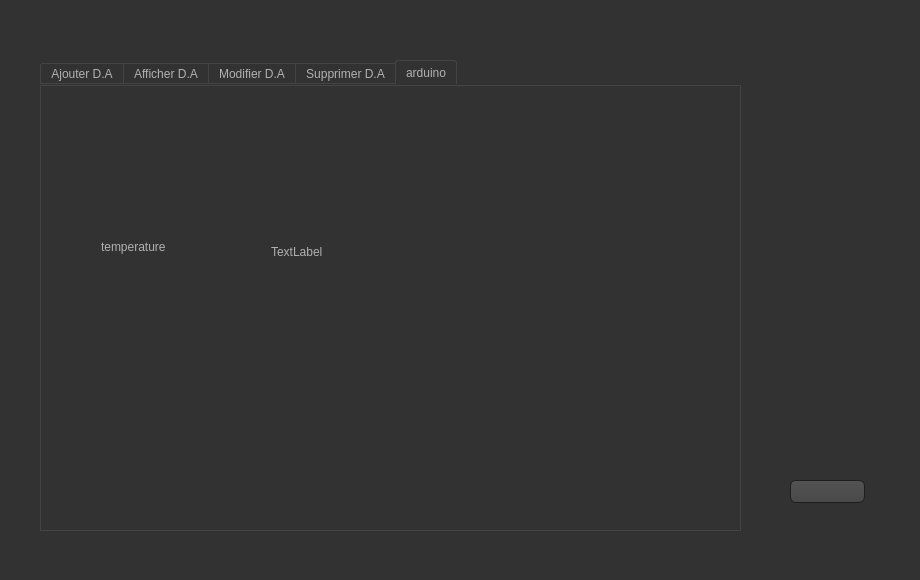
<?xml version="1.0" encoding="UTF-8"?>
<ui version="4.0">
 <class>Crud_demande</class>
 <widget class="QDialog" name="Crud_demande">
  <property name="geometry">
   <rect>
    <x>0</x>
    <y>0</y>
    <width>920</width>
    <height>580</height>
   </rect>
  </property>
  <property name="windowTitle">
   <string>Dialog</string>
  </property>
  <property name="styleSheet">
   <string notr="true">

QWidget
{
    color: #b1b1b1;
    background-color: #323232;
}

QWidget:item:hover
{
    background-color: QLinearGradient( x1: 0, y1: 0, x2: 0, y2: 1, stop: 0 #ffa02f, stop: 1 #ca0619);
    color: #000000;
}

QWidget:item:selected
{
    background-color: QLinearGradient( x1: 0, y1: 0, x2: 0, y2: 1, stop: 0 #ffa02f, stop: 1 #d7801a);
}

QMenuBar::item
{
    background: transparent;
}

QMenuBar::item:selected
{
    background: transparent;
    border: 1px solid #ffaa00;
}

QMenuBar::item:pressed
{
    background: #444;
    border: 1px solid #000;
    background-color: QLinearGradient(
        x1:0, y1:0,
        x2:0, y2:1,
        stop:1 #212121,
        stop:0.4 #343434/*,
        stop:0.2 #343434,
        stop:0.1 #ffaa00*/
    );
    margin-bottom:-1px;
    padding-bottom:1px;
}

QMenu
{
    border: 1px solid #000;
}

QMenu::item
{
    padding: 2px 20px 2px 20px;
}

QMenu::item:selected
{
    color: #000000;
}

QWidget:disabled
{
    color: #404040;
    background-color: #323232;
}

QAbstractItemView
{
    background-color: QLinearGradient( x1: 0, y1: 0, x2: 0, y2: 1, stop: 0 #4d4d4d, stop: 0.1 #646464, stop: 1 #5d5d5d);
}

QWidget:focus
{
    /*border: 2px solid QLinearGradient( x1: 0, y1: 0, x2: 0, y2: 1, stop: 0 #ffa02f, stop: 1 #d7801a);*/
}

QLineEdit
{
    background-color: QLinearGradient( x1: 0, y1: 0, x2: 0, y2: 1, stop: 0 #4d4d4d, stop: 0 #646464, stop: 1 #5d5d5d);
    padding: 1px;
    border-style: solid;
    border: 1px solid #1e1e1e;
    border-radius: 5;
}

QPushButton
{
    color: #b1b1b1;
    background-color: QLinearGradient( x1: 0, y1: 0, x2: 0, y2: 1, stop: 0 #565656, stop: 0.1 #525252, stop: 0.5 #4e4e4e, stop: 0.9 #4a4a4a, stop: 1 #464646);
    border-width: 1px;
    border-color: #1e1e1e;
    border-style: solid;
    border-radius: 6;
    padding: 3px;
    font-size: 12px;
    padding-left: 5px;
    padding-right: 5px;
}

QPushButton:pressed
{
    background-color: QLinearGradient( x1: 0, y1: 0, x2: 0, y2: 1, stop: 0 #2d2d2d, stop: 0.1 #2b2b2b, stop: 0.5 #292929, stop: 0.9 #282828, stop: 1 #252525);
}

QComboBox
{
    selection-background-color: #ffaa00;
    background-color: QLinearGradient( x1: 0, y1: 0, x2: 0, y2: 1, stop: 0 #565656, stop: 0.1 #525252, stop: 0.5 #4e4e4e, stop: 0.9 #4a4a4a, stop: 1 #464646);
    border-style: solid;
    border: 1px solid #1e1e1e;
    border-radius: 5;
}

QComboBox:hover,QPushButton:hover
{
    border: 2px solid QLinearGradient( x1: 0, y1: 0, x2: 0, y2: 1, stop: 0 #ffa02f, stop: 1 #d7801a);
}


QComboBox:on
{
    padding-top: 3px;
    padding-left: 4px;
    background-color: QLinearGradient( x1: 0, y1: 0, x2: 0, y2: 1, stop: 0 #2d2d2d, stop: 0.1 #2b2b2b, stop: 0.5 #292929, stop: 0.9 #282828, stop: 1 #252525);
    selection-background-color: #ffaa00;
}

QComboBox QAbstractItemView
{
    border: 2px solid darkgray;
    selection-background-color: QLinearGradient( x1: 0, y1: 0, x2: 0, y2: 1, stop: 0 #ffa02f, stop: 1 #d7801a);
}

QComboBox::drop-down
{
     subcontrol-origin: padding;
     subcontrol-position: top right;
     width: 15px;

     border-left-width: 0px;
     border-left-color: darkgray;
     border-left-style: solid; /* just a single line */
     border-top-right-radius: 3px; /* same radius as the QComboBox */
     border-bottom-right-radius: 3px;
 }

QComboBox::down-arrow
{
     image: url(:/down_arrow.png);
}

QGroupBox:focus
{
border: 2px solid QLinearGradient( x1: 0, y1: 0, x2: 0, y2: 1, stop: 0 #ffa02f, stop: 1 #d7801a);
}

QTextEdit:focus
{
    border: 2px solid QLinearGradient( x1: 0, y1: 0, x2: 0, y2: 1, stop: 0 #ffa02f, stop: 1 #d7801a);
}

QScrollBar:horizontal {
     border: 1px solid #222222;
     background: QLinearGradient( x1: 0, y1: 0, x2: 0, y2: 1, stop: 0.0 #121212, stop: 0.2 #282828, stop: 1 #484848);
     height: 7px;
     margin: 0px 16px 0 16px;
}

QScrollBar::handle:horizontal
{
      background: QLinearGradient( x1: 0, y1: 0, x2: 1, y2: 0, stop: 0 #ffa02f, stop: 0.5 #d7801a, stop: 1 #ffa02f);
      min-height: 20px;
      border-radius: 2px;
}

QScrollBar::add-line:horizontal {
      border: 1px solid #1b1b19;
      border-radius: 2px;
      background: QLinearGradient( x1: 0, y1: 0, x2: 1, y2: 0, stop: 0 #ffa02f, stop: 1 #d7801a);
      width: 14px;
      subcontrol-position: right;
      subcontrol-origin: margin;
}

QScrollBar::sub-line:horizontal {
      border: 1px solid #1b1b19;
      border-radius: 2px;
      background: QLinearGradient( x1: 0, y1: 0, x2: 1, y2: 0, stop: 0 #ffa02f, stop: 1 #d7801a);
      width: 14px;
     subcontrol-position: left;
     subcontrol-origin: margin;
}

QScrollBar::right-arrow:horizontal, QScrollBar::left-arrow:horizontal
{
      border: 1px solid black;
      width: 1px;
      height: 1px;
      background: white;
}

QScrollBar::add-page:horizontal, QScrollBar::sub-page:horizontal
{
      background: none;
}

QScrollBar:vertical
{
      background: QLinearGradient( x1: 0, y1: 0, x2: 1, y2: 0, stop: 0.0 #121212, stop: 0.2 #282828, stop: 1 #484848);
      width: 7px;
      margin: 16px 0 16px 0;
      border: 1px solid #222222;
}

QScrollBar::handle:vertical
{
      background: QLinearGradient( x1: 0, y1: 0, x2: 0, y2: 1, stop: 0 #ffa02f, stop: 0.5 #d7801a, stop: 1 #ffa02f);
      min-height: 20px;
      border-radius: 2px;
}

QScrollBar::add-line:vertical
{
      border: 1px solid #1b1b19;
      border-radius: 2px;
      background: QLinearGradient( x1: 0, y1: 0, x2: 0, y2: 1, stop: 0 #ffa02f, stop: 1 #d7801a);
      height: 14px;
      subcontrol-position: bottom;
      subcontrol-origin: margin;
}

QScrollBar::sub-line:vertical
{
      border: 1px solid #1b1b19;
      border-radius: 2px;
      background: QLinearGradient( x1: 0, y1: 0, x2: 0, y2: 1, stop: 0 #d7801a, stop: 1 #ffa02f);
      height: 14px;
      subcontrol-position: top;
      subcontrol-origin: margin;
}

QScrollBar::up-arrow:vertical, QScrollBar::down-arrow:vertical
{
      border: 1px solid black;
      width: 1px;
      height: 1px;
      background: white;
}


QScrollBar::add-page:vertical, QScrollBar::sub-page:vertical
{
      background: none;
}

QTextEdit
{
    background-color: #242424;
}

QPlainTextEdit
{
    background-color: #242424;
}

QHeaderView::section
{
    background-color: QLinearGradient(x1:0, y1:0, x2:0, y2:1, stop:0 #616161, stop: 0.5 #505050, stop: 0.6 #434343, stop:1 #656565);
    color: white;
    padding-left: 4px;
    border: 1px solid #6c6c6c;
}

QCheckBox:disabled
{
color: #414141;
}

QDockWidget::title
{
    text-align: center;
    spacing: 3px; /* spacing between items in the tool bar */
    background-color: QLinearGradient(x1:0, y1:0, x2:0, y2:1, stop:0 #323232, stop: 0.5 #242424, stop:1 #323232);
}

QDockWidget::close-button, QDockWidget::float-button
{
    text-align: center;
    spacing: 1px; /* spacing between items in the tool bar */
    background-color: QLinearGradient(x1:0, y1:0, x2:0, y2:1, stop:0 #323232, stop: 0.5 #242424, stop:1 #323232);
}

QDockWidget::close-button:hover, QDockWidget::float-button:hover
{
    background: #242424;
}

QDockWidget::close-button:pressed, QDockWidget::float-button:pressed
{
    padding: 1px -1px -1px 1px;
}

QMainWindow::separator
{
    background-color: QLinearGradient(x1:0, y1:0, x2:0, y2:1, stop:0 #161616, stop: 0.5 #151515, stop: 0.6 #212121, stop:1 #343434);
    color: white;
    padding-left: 4px;
    border: 1px solid #4c4c4c;
    spacing: 3px; /* spacing between items in the tool bar */
}

QMainWindow::separator:hover
{

    background-color: QLinearGradient(x1:0, y1:0, x2:0, y2:1, stop:0 #d7801a, stop:0.5 #b56c17 stop:1 #ffa02f);
    color: white;
    padding-left: 4px;
    border: 1px solid #6c6c6c;
    spacing: 3px; /* spacing between items in the tool bar */
}

QToolBar::handle
{
     spacing: 3px; /* spacing between items in the tool bar */
     background: url(:/images/handle.png);
}

QMenu::separator
{
    height: 2px;
    background-color: QLinearGradient(x1:0, y1:0, x2:0, y2:1, stop:0 #161616, stop: 0.5 #151515, stop: 0.6 #212121, stop:1 #343434);
    color: white;
    padding-left: 4px;
    margin-left: 10px;
    margin-right: 5px;
}

QProgressBar
{
    border: 2px solid grey;
    border-radius: 5px;
    text-align: center;
}

QProgressBar::chunk
{
    background-color: #d7801a;
    width: 2.15px;
    margin: 0.5px;
}

QTabBar::tab {
    color: #b1b1b1;
    border: 1px solid #444;
    border-bottom-style: none;
    background-color: #323232;
    padding-left: 10px;
    padding-right: 10px;
    padding-top: 3px;
    padding-bottom: 2px;
    margin-right: -1px;
}

QTabWidget::pane {
    border: 1px solid #444;
    top: 1px;
}

QTabBar::tab:last
{
    margin-right: 0; /* the last selected tab has nothing to overlap with on the right */
    border-top-right-radius: 3px;
}

QTabBar::tab:first:!selected
{
 margin-left: 0px; /* the last selected tab has nothing to overlap with on the right */


    border-top-left-radius: 3px;
}

QTabBar::tab:!selected
{
    color: #b1b1b1;
    border-bottom-style: solid;
    margin-top: 3px;
    background-color: QLinearGradient(x1:0, y1:0, x2:0, y2:1, stop:1 #212121, stop:.4 #343434);
}

QTabBar::tab:selected
{
    border-top-left-radius: 3px;
    border-top-right-radius: 3px;
    margin-bottom: 0px;
}

QTabBar::tab:!selected:hover
{
    /*border-top: 2px solid #ffaa00;
    padding-bottom: 3px;*/
    border-top-left-radius: 3px;
    border-top-right-radius: 3px;
    background-color: QLinearGradient(x1:0, y1:0, x2:0, y2:1, stop:1 #212121, stop:0.4 #343434, stop:0.2 #343434, stop:0.1 #ffaa00);
}

QRadioButton::indicator:checked, QRadioButton::indicator:unchecked{
    color: #b1b1b1;
    background-color: #323232;
    border: 1px solid #b1b1b1;
    border-radius: 6px;
}

QRadioButton::indicator:checked
{
    background-color: qradialgradient(
        cx: 0.5, cy: 0.5,
        fx: 0.5, fy: 0.5,
        radius: 1.0,
        stop: 0.25 #ffaa00,
        stop: 0.3 #323232
    );
}

QCheckBox::indicator{
    color: #b1b1b1;
    background-color: #323232;
    border: 1px solid #b1b1b1;
    width: 9px;
    height: 9px;
}

QRadioButton::indicator
{
    border-radius: 6px;
}

QRadioButton::indicator:hover, QCheckBox::indicator:hover
{
    border: 1px solid #ffaa00;
}

QCheckBox::indicator:checked
{
    image:url(:/images/checkbox.png);
}

QCheckBox::indicator:disabled, QRadioButton::indicator:disabled
{
    border: 1px solid #444;
}
</string>
  </property>
  <widget class="QTabWidget" name="tab_arduino">
   <property name="geometry">
    <rect>
     <x>40</x>
     <y>60</y>
     <width>701</width>
     <height>471</height>
    </rect>
   </property>
   <property name="currentIndex">
    <number>4</number>
   </property>
   <widget class="QWidget" name="tab">
    <attribute name="title">
     <string>Ajouter D.A</string>
    </attribute>
    <widget class="QLabel" name="label">
     <property name="geometry">
      <rect>
       <x>80</x>
       <y>60</y>
       <width>61</width>
       <height>41</height>
      </rect>
     </property>
     <property name="text">
      <string>id</string>
     </property>
    </widget>
    <widget class="QLabel" name="label_2">
     <property name="geometry">
      <rect>
       <x>80</x>
       <y>180</y>
       <width>71</width>
       <height>51</height>
      </rect>
     </property>
     <property name="text">
      <string>nom</string>
     </property>
    </widget>
    <widget class="QLabel" name="label_3">
     <property name="geometry">
      <rect>
       <x>80</x>
       <y>330</y>
       <width>61</width>
       <height>51</height>
      </rect>
     </property>
     <property name="text">
      <string>objet</string>
     </property>
    </widget>
    <widget class="QLineEdit" name="le_id">
     <property name="geometry">
      <rect>
       <x>260</x>
       <y>70</y>
       <width>113</width>
       <height>20</height>
      </rect>
     </property>
    </widget>
    <widget class="QLineEdit" name="le_nom">
     <property name="geometry">
      <rect>
       <x>260</x>
       <y>200</y>
       <width>113</width>
       <height>20</height>
      </rect>
     </property>
    </widget>
    <widget class="QLineEdit" name="le_objet">
     <property name="geometry">
      <rect>
       <x>260</x>
       <y>350</y>
       <width>113</width>
       <height>20</height>
      </rect>
     </property>
    </widget>
    <widget class="QPushButton" name="pb_ajouter">
     <property name="geometry">
      <rect>
       <x>554</x>
       <y>232</y>
       <width>81</width>
       <height>51</height>
      </rect>
     </property>
     <property name="text">
      <string/>
     </property>
     <property name="icon">
      <iconset>
       <normaloff>../../tn so/53311.png</normaloff>../../tn so/53311.png</iconset>
     </property>
    </widget>
   </widget>
   <widget class="QWidget" name="tab_3">
    <attribute name="title">
     <string>Afficher D.A</string>
    </attribute>
    <widget class="QTableView" name="tab_demande_a">
     <property name="geometry">
      <rect>
       <x>40</x>
       <y>60</y>
       <width>501</width>
       <height>361</height>
      </rect>
     </property>
    </widget>
    <widget class="QPushButton" name="pb_recherche">
     <property name="geometry">
      <rect>
       <x>350</x>
       <y>20</y>
       <width>75</width>
       <height>23</height>
      </rect>
     </property>
     <property name="text">
      <string/>
     </property>
     <property name="icon">
      <iconset>
       <normaloff>../../tn so/search-vector-icon-png_256686.jpg</normaloff>../../tn so/search-vector-icon-png_256686.jpg</iconset>
     </property>
    </widget>
    <widget class="QLineEdit" name="la_recherche">
     <property name="geometry">
      <rect>
       <x>172</x>
       <y>20</y>
       <width>141</width>
       <height>20</height>
      </rect>
     </property>
    </widget>
   </widget>
   <widget class="QWidget" name="tab_4">
    <attribute name="title">
     <string>Modifier D.A</string>
    </attribute>
    <widget class="QPushButton" name="pb_modifier">
     <property name="geometry">
      <rect>
       <x>540</x>
       <y>130</y>
       <width>101</width>
       <height>61</height>
      </rect>
     </property>
     <property name="text">
      <string/>
     </property>
     <property name="icon">
      <iconset>
       <normaloff>../../tn so/4561.webp</normaloff>../../tn so/4561.webp</iconset>
     </property>
    </widget>
    <widget class="QLabel" name="label_4">
     <property name="geometry">
      <rect>
       <x>56</x>
       <y>72</y>
       <width>81</width>
       <height>41</height>
      </rect>
     </property>
     <property name="text">
      <string>identifiant</string>
     </property>
    </widget>
    <widget class="QLabel" name="label_6">
     <property name="geometry">
      <rect>
       <x>40</x>
       <y>200</y>
       <width>101</width>
       <height>61</height>
      </rect>
     </property>
     <property name="text">
      <string>nouveau objet</string>
     </property>
    </widget>
    <widget class="QLineEdit" name="le_id_2">
     <property name="geometry">
      <rect>
       <x>240</x>
       <y>80</y>
       <width>113</width>
       <height>20</height>
      </rect>
     </property>
    </widget>
    <widget class="QLineEdit" name="le_objet_2">
     <property name="geometry">
      <rect>
       <x>240</x>
       <y>210</y>
       <width>113</width>
       <height>41</height>
      </rect>
     </property>
    </widget>
    <widget class="QLineEdit" name="le_nom_2">
     <property name="geometry">
      <rect>
       <x>240</x>
       <y>140</y>
       <width>113</width>
       <height>20</height>
      </rect>
     </property>
    </widget>
    <widget class="QLabel" name="label_5">
     <property name="geometry">
      <rect>
       <x>50</x>
       <y>130</y>
       <width>81</width>
       <height>31</height>
      </rect>
     </property>
     <property name="text">
      <string>nouveau mon</string>
     </property>
    </widget>
   </widget>
   <widget class="QWidget" name="tab_2">
    <attribute name="title">
     <string>Supprimer D.A</string>
    </attribute>
    <widget class="QLabel" name="id">
     <property name="geometry">
      <rect>
       <x>56</x>
       <y>82</y>
       <width>61</width>
       <height>41</height>
      </rect>
     </property>
     <property name="text">
      <string>identifiant</string>
     </property>
    </widget>
    <widget class="QLineEdit" name="le_id_sup">
     <property name="geometry">
      <rect>
       <x>210</x>
       <y>90</y>
       <width>113</width>
       <height>20</height>
      </rect>
     </property>
    </widget>
    <widget class="QPushButton" name="pb_supprimer">
     <property name="geometry">
      <rect>
       <x>454</x>
       <y>162</y>
       <width>81</width>
       <height>41</height>
      </rect>
     </property>
     <property name="text">
      <string/>
     </property>
     <property name="icon">
      <iconset>
       <normaloff>../../../Downloads/edit-delete-3.png</normaloff>../../../Downloads/edit-delete-3.png</iconset>
     </property>
    </widget>
   </widget>
   <widget class="QWidget" name="tab_5">
    <attribute name="title">
     <string>arduino</string>
    </attribute>
    <widget class="QLabel" name="label_7">
     <property name="geometry">
      <rect>
       <x>230</x>
       <y>110</y>
       <width>391</width>
       <height>111</height>
      </rect>
     </property>
     <property name="text">
      <string>TextLabel</string>
     </property>
    </widget>
    <widget class="QLabel" name="label_8">
     <property name="geometry">
      <rect>
       <x>60</x>
       <y>140</y>
       <width>71</width>
       <height>41</height>
      </rect>
     </property>
     <property name="text">
      <string>temperature </string>
     </property>
    </widget>
   </widget>
  </widget>
  <widget class="QPushButton" name="retour_MenuGestion_Citoyen">
   <property name="geometry">
    <rect>
     <x>790</x>
     <y>480</y>
     <width>75</width>
     <height>23</height>
    </rect>
   </property>
   <property name="text">
    <string/>
   </property>
   <property name="icon">
    <iconset>
     <normaloff>../../tn so/50720.png</normaloff>../../tn so/50720.png</iconset>
   </property>
  </widget>
 </widget>
 <resources/>
 <connections/>
</ui>
